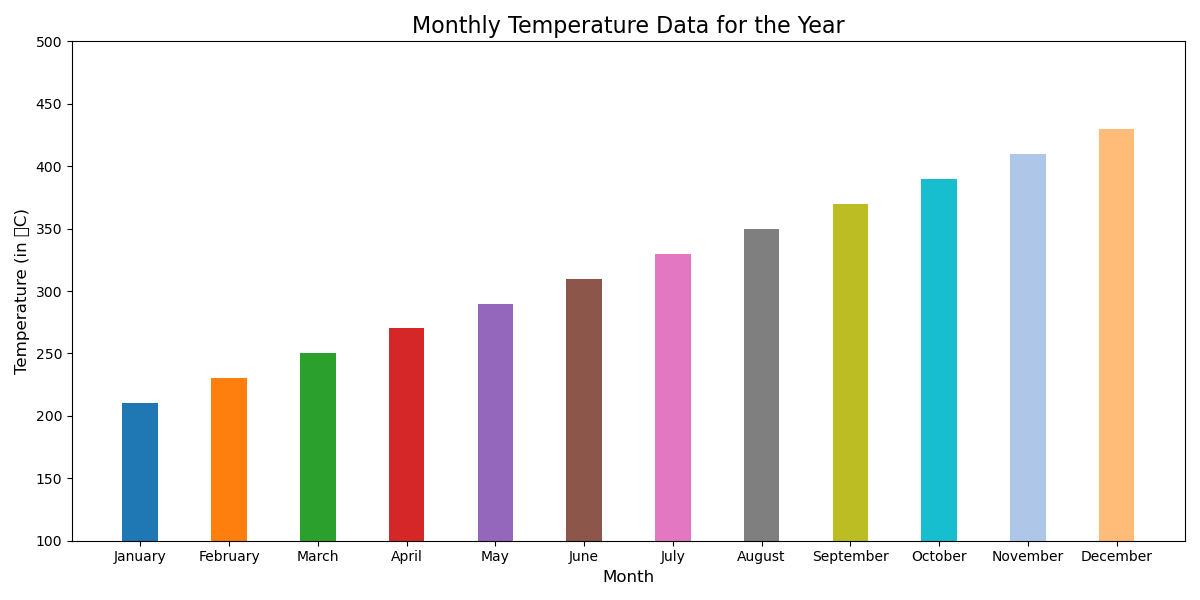

This chart was generated by the following Python code:

import matplotlib.pyplot as plt

# Data to plot
months = ['January', 'February', 'March', 'April', 'May', 'June',
          'July', 'August', 'September', 'October', 'November', 'December']
temperatures = [210, 230, 250, 270, 290, 310, 330, 350, 370, 390, 410, 430]

# Plot a vertical bar chart
plt.figure(figsize=(12, 6))  # Width and height of the chart
plt.bar(x=months, height=temperatures, color=[
    '#1F77B4', '#FF7F0E', '#2CA02C', '#D62728', 
    '#9467BD', '#8C564B', '#E377C2', '#7F7F7F', 
    '#BCBD22', '#17BECF', '#AEC7E8', '#FFBB78'], 
    width=0.4)  # Width of the bars

# Set the title and labels
plt.title('Monthly Temperature Data for the Year', fontsize=16)
plt.ylabel('Temperature (in °C)', fontsize=12)
plt.xlabel('Month', fontsize=12)

# Set y-axis limits to create a truncated chart
plt.ylim(100, 500)

# Display the chart
plt.tight_layout()  # Adjust the padding between and around subplots.
plt.show()
